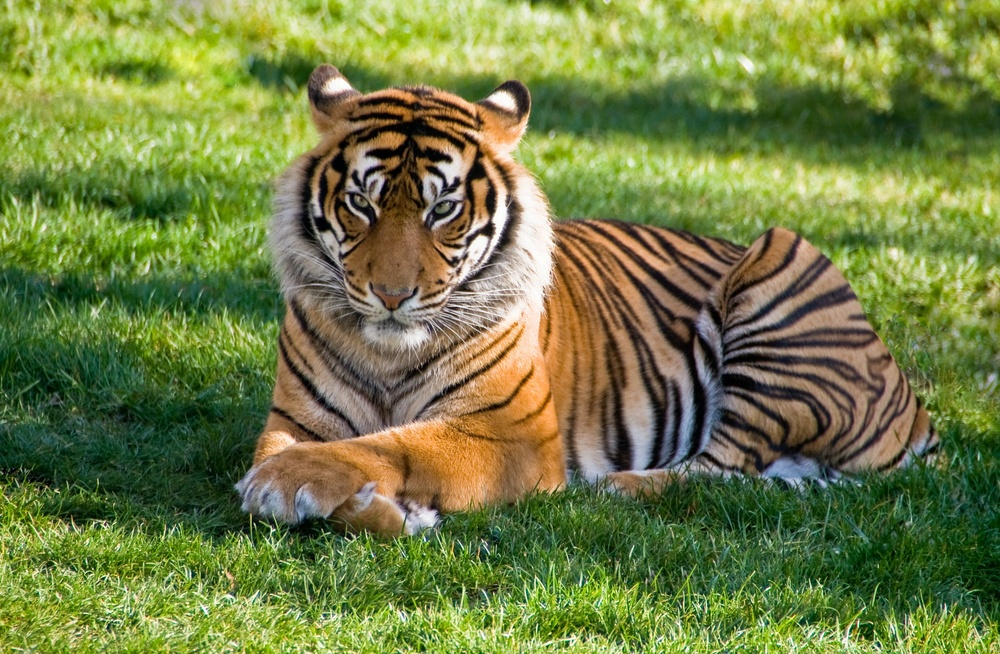
#> input picture tiger.jpg, 1000 x 654 px, shrunk from 2292 x 1500 before the run
$ python main.py
#> lines starting #> are read from the running program, lines starting #| are printed output that depends on the picture
### utils.py
# utils.py
import numpy as np
from scipy.fft import fft, fftfreq

def extract_1d_signal(image, axis='row'):
    """
    Extract a 1D signal from the image.
    :param image: Grayscale image as a 2D array.
    :param axis: 'row' to extract from the middle row, 'column' to extract from the middle column.
    :return: 1D array of pixel values.
    """
    if axis == 'row':
        # Extract the middle row
        row_index = image.shape[0] // 2
        return image[row_index, :]
    elif axis == 'column':
        # Extract the middle column
        col_index = image.shape[1] // 2
        return image[:, col_index]
    else:
        print("Invalid axis specified. Use 'row' or 'column'.")
        return np.array([])

def apply_signal_analysis(signal, analysis_type='fft'):
    """
    Apply analysis techniques to the 1D signal.
    :param signal: 1D array of pixel values.
    :param analysis_type: Type of analysis ('fft' for Fourier Transform).
    :return: Analyzed signal data.
    """
    if analysis_type == 'fft':
        # Apply Fourier Transform to the 1D signal
        signal_fft = fft(signal)
        magnitude_spectrum = np.abs(signal_fft)
        return magnitude_spectrum
    else:
        print("Unsupported analysis type.")
        return signal

### main.py
# main.py
import cv2
import numpy as np
import matplotlib.pyplot as plt
from utils import extract_1d_signal, apply_signal_analysis

def main():
    # Load an image
    image_path = 'tiger.jpg'  # Replace with your image path
    image = cv2.imread(image_path, cv2.IMREAD_GRAYSCALE)
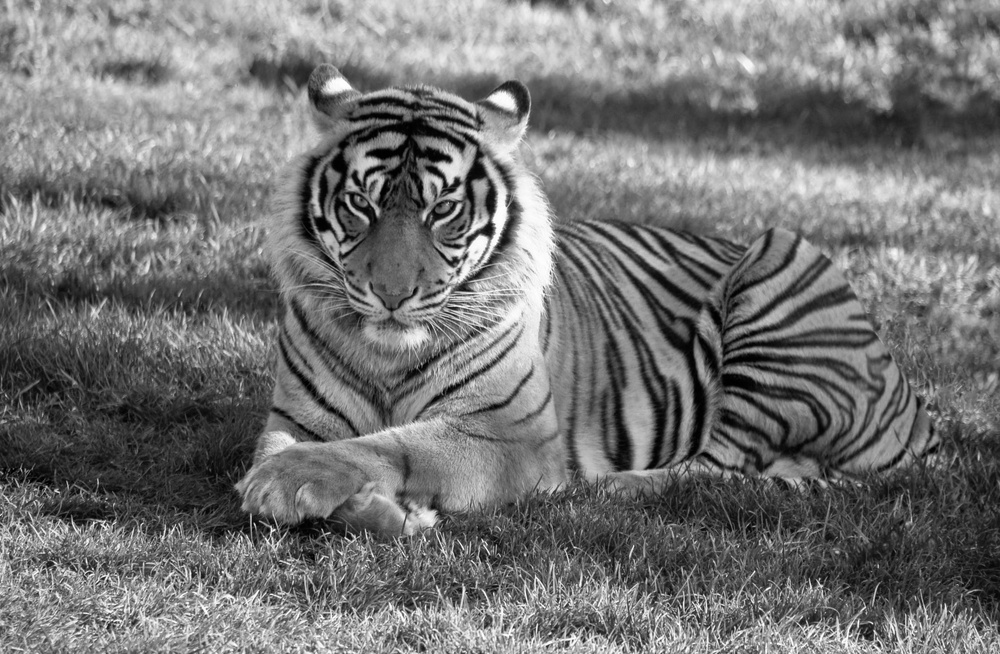
#> image: shape (654, 1000); min 0, max 255, mean 116.3

    if image is None:
        print("Error: Unable to load image.")
        return

    # Extract a 1D signal (e.g., middle row)
    row_signal = extract_1d_signal(image, axis='row')
#> row_signal = 1000 values, max 245 at index 537, min 5 at index 691, mean 115.7

    # Plot the original image and the extracted signal
    plt.figure(figsize=(12, 6))
    plt.subplot(2, 1, 1)
    plt.imshow(image, cmap='gray')
    plt.title('Original Image')
    plt.axis('off')

    plt.subplot(2, 1, 2)
    plt.plot(row_signal, color='blue')
    plt.title('Extracted 1D Signal (Middle Row)')
    plt.xlabel('Pixel Index')
    plt.ylabel('Intensity')
    plt.grid(True)

    # Apply signal analysis (e.g., Fourier Transform)
    analyzed_signal = apply_signal_analysis(row_signal, analysis_type='fft')
#> in apply_signal_analysis, `magnitude_spectrum = np.abs(signal_fft)`: magnitude_spectrum = 1000 values, max 115658 at index 0, min 3.79 at index 288, mean 883.5
#> analyzed_signal has the same summary as magnitude_spectrum in apply_signal_analysis

    # Plot the analyzed signal
    plt.figure(figsize=(12, 6))
    plt.plot(analyzed_signal, color='red')
    plt.title('Analyzed Signal - Frequency Spectrum')
    plt.xlabel('Frequency')
    plt.ylabel('Magnitude')
    plt.grid(True)
    plt.show()
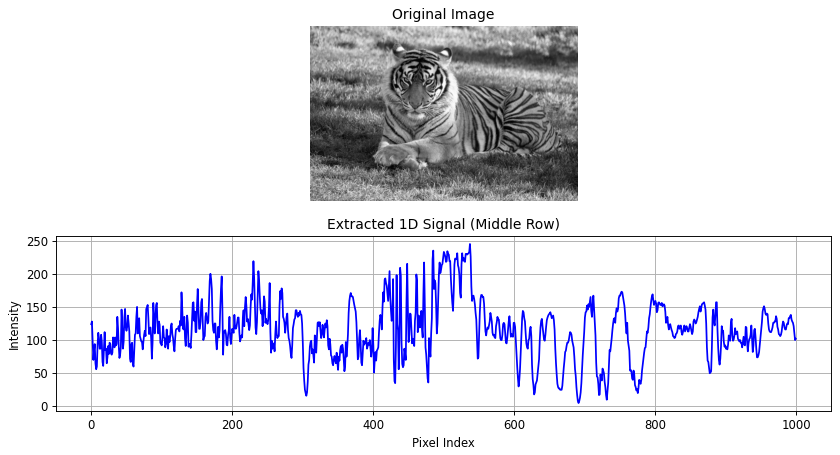
#> figure drawn by matplotlib, 2 panels; panel 2: curve peaks at x = 537, y = 245
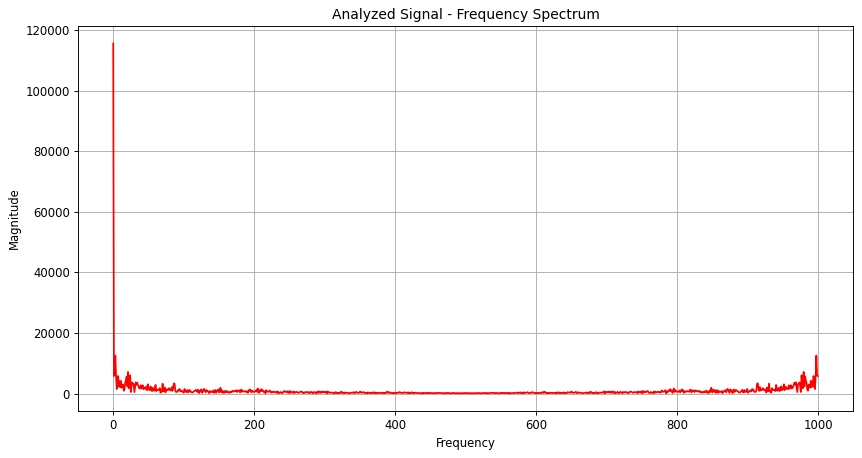
#> figure drawn by matplotlib, 1 panel; curve peaks at x = 0, y = 115658

if __name__ == "__main__":
    main()
